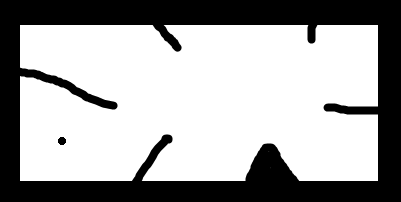
#> input picture imageSource/contour.png, 401 x 202 px
$ python '10轮廓检测算法.py'
#> lines starting #> are read from the running program, lines starting #| are printed output that depends on the picture; after the words box and inside, x2 and y2 are one past the last pixel; in counts of white or black regions, pixels touching at a corner belong together
import cv2

def cv_show(image, path):
	cv2.imshow(image, path)
	cv2.waitKey(0)
	cv2.destroyAllWindows()

'''轮廓提取'''

# [16 lines of commented-out code are left out]

'''轮廓近似'''
img = cv2.imread("imageSource/contour.png")
#> img is the input picture: shape (202, 401, 3); min 0, max 255, mean 165
gray = cv2.cvtColor(img, cv2.COLOR_BGRA2GRAY)
ret, thresh = cv2.threshold(gray, 127, 255, cv2.THRESH_BINARY)
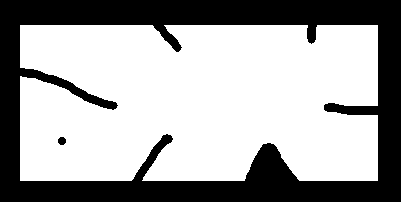
#> thresh: shape (202, 401); 64.6% white; 2 black regions
contours, hierarchy = cv2.findContours(thresh, cv2.RETR_TREE, cv2.CHAIN_APPROX_NONE)
#> contours = 2 contours; box (x1, y1, x2, y2) and area: (20, 25, 378, 181) 51660, (57, 136, 67, 146) 63
cnt = contours[0]
#> cnt = contour of 1511 points, box (x1, y1, x2, y2) (20, 25, 378, 181), area 51660
draw_img = img.copy()
res = cv2.drawContours(draw_img, cnt, -1, (0, 0, 255), 2)
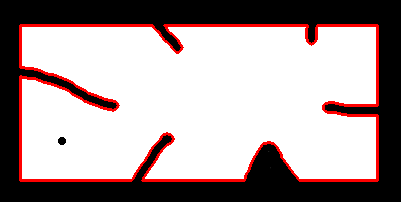
#> res: shape (202, 401, 3); mean B, G, R 155.4, 155.4, 169.6
cv_show("res", res)
epsilon = 0.01*cv2.arcLength(cnt, True)
#> epsilon = 16.16
approx = cv2.approxPolyDP(cnt, epsilon, True)
#> approx = contour of 22 points, box (x1, y1, x2, y2) (20, 25, 378, 181), area 53064

draw_img = img.copy()
res = cv2.drawContours(draw_img, [approx], -1, (0, 0, 255), 2)
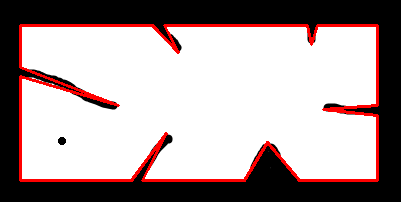
#> res: shape (202, 401, 3); mean B, G, R 157.9, 157.9, 171.9
cv_show("res", res)
